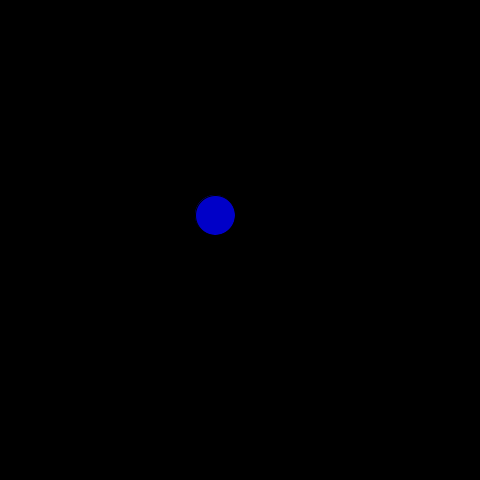
Frame 1 (no input)
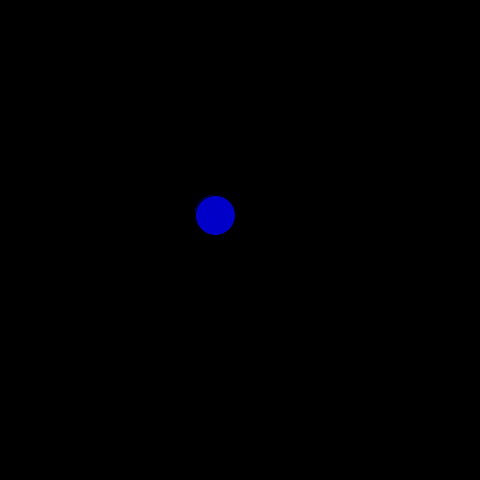
Frame 60 (the mouse pressed at the canvas centre just before this capture)
Frame 120 (the mouse held since frame 60 and released just before this capture): identical to frame 60, image omitted

The Processing sketch that drew these frames (run headless with seeded random() and noise(); from frame 60 on, the mouse is pressed at the canvas centre):

// Processing sketch: estela_mueve_con_flechas_key_code
// ── estela_mueve_con_flechas_key_code.pde
int x=215;
int y=215;

void setup()
{
 size(480,480);
 background(0);
}

void draw()
{
 if(keyPressed&&(key==CODED))
 {
  if(keyCode==LEFT)
  {
    x-=3;
  }
  else
  {
     if(keyCode==RIGHT)
     {
      x+=3;
     }
     else 
     {
         if(keyCode==UP)
         {
          y-=3;
         }
         else
         {
             if(keyCode==DOWN)
              {
                y+=3;
              }
         }
     }
  }
 }
 fill(0,0,0,30);
 rect(0,0,480,480);
 fill(0,0,200);
 ellipse(x,y,40,40);
}
